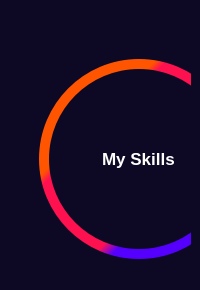
           <widget class="QFrame" name="spendingFrame">
            <property name="styleSheet">
             <string notr="true">QFrame {
	background-color: rgb(13, 9, 36);
	border: none;
	border-radius: 12px;
}
</string>
            </property>
            <property name="frameShape">
             <enum>QFrame::NoFrame</enum>
            </property>
            <property name="frameShadow">
             <enum>QFrame::Raised</enum>
            </property>
            <layout class="QVBoxLayout" name="verticalLayout_6">
             <property name="spacing">
              <number>0</number>
             </property>
             <property name="leftMargin">
              <number>0</number>
             </property>
             <property name="topMargin">
              <number>0</number>
             </property>
             <property name="rightMargin">
              <number>0</number>
             </property>
             <property name="bottomMargin">
              <number>0</number>
             </property>
             <item>
              <widget class="QFrame" name="monthly">
               <property name="minimumSize">
                <size>
                 <width>0</width>
                 <height>40</height>
                </size>
               </property>
               <property name="maximumSize">
                <size>
                 <width>16777215</width>
                 <height>30</height>
                </size>
               </property>
               <property name="styleSheet">
                <string notr="true">background-color: rgb(13, 9, 36);</string>
               </property>
               <property name="frameShape">
                <enum>QFrame::NoFrame</enum>
               </property>
               <property name="frameShadow">
                <enum>QFrame::Raised</enum>
               </property>
               <layout class="QHBoxLayout" name="horizontalLayout_9">
                <property name="spacing">
                 <number>0</number>
                </property>
                <property name="leftMargin">
                 <number>5</number>
                </property>
                <property name="topMargin">
                 <number>5</number>
                </property>
                <property name="rightMargin">
                 <number>5</number>
                </property>
                <property name="bottomMargin">
                 <number>3</number>
                </property>
               </layout>
              </widget>
             </item>
             <item>
              <widget class="QFrame" name="frame_10">
               <property name="minimumSize">
                <size>
                 <width>0</width>
                 <height>250</height>
                </size>
               </property>
               <property name="maximumSize">
                <size>
                 <width>16777215</width>
                 <height>250</height>
                </size>
               </property>
               <property name="styleSheet">
                <string notr="true">background-color: rgb(13, 9, 36);</string>
               </property>
               <property name="frameShape">
                <enum>QFrame::NoFrame</enum>
               </property>
               <property name="frameShadow">
                <enum>QFrame::Raised</enum>
               </property>
               <layout class="QHBoxLayout" name="horizontalLayout_5">
                <property name="spacing">
                 <number>0</number>
                </property>
                <property name="leftMargin">
                 <number>0</number>
                </property>
                <property name="topMargin">
                 <number>0</number>
                </property>
                <property name="rightMargin">
                 <number>0</number>
                </property>
                <property name="bottomMargin">
                 <number>0</number>
                </property>
                <item>
                 <widget class="QFrame" name="frame_11">
                  <property name="styleSheet">
                   <string notr="true"/>
                  </property>
                  <property name="frameShape">
                   <enum>QFrame::NoFrame</enum>
                  </property>
                  <property name="frameShadow">
                   <enum>QFrame::Raised</enum>
                  </property>
                  <layout class="QHBoxLayout" name="horizontalLayout_17">
                   <item>
                    <widget class="QFrame" name="frame_16">
                     <property name="styleSheet">
                      <string notr="true"/>
                     </property>
                     <property name="frameShape">
                      <enum>QFrame::NoFrame</enum>
                     </property>
                     <property name="frameShadow">
                      <enum>QFrame::Raised</enum>
                     </property>
                     <widget class="QFrame" name="frame_33">
                      <property name="geometry">
                       <rect>
                        <x>30</x>
                        <y>10</y>
                        <width>200</width>
                        <height>200</height>
                       </rect>
                      </property>
                      <property name="minimumSize">
                       <size>
                        <width>200</width>
                        <height>200</height>
                       </size>
                      </property>
                      <property name="maximumSize">
                       <size>
                        <width>200</width>
                        <height>200</height>
                       </size>
                      </property>
                      <property name="styleSheet">
                       <string notr="true">background-color: qlineargradient(spread:pad, x1:0, y1:0, x2:1, y2:1, stop:0 rgba(85, 0, 255, 255), stop:0.0340909 rgba(255, 85, 0, 255), stop:0.295455 rgba(255, 85, 0, 255), stop:0.323864 rgba(255, 17, 80, 255), stop:0.625 rgba(255, 17, 80, 255), stop:0.670455 rgba(85, 0, 255, 255));
border: none;
border-radius: 100px;</string>
                      </property>
                      <property name="frameShape">
                       <enum>QFrame::StyledPanel</enum>
                      </property>
                      <property name="frameShadow">
                       <enum>QFrame::Raised</enum>
                      </property>
                      <layout class="QHBoxLayout" name="horizontalLayout_20">
                       <item>
                        <widget class="QFrame" name="frame_34">
                         <property name="minimumSize">
                          <size>
                           <width>180</width>
                           <height>180</height>
                          </size>
                         </property>
                         <property name="maximumSize">
                          <size>
                           <width>180</width>
                           <height>180</height>
                          </size>
                         </property>
                         <property name="styleSheet">
                          <string notr="true">background-color: rgb(13, 9, 36);
border-radius: 90px;</string>
                         </property>
                         <property name="frameShape">
                          <enum>QFrame::NoFrame</enum>
                         </property>
                         <property name="frameShadow">
                          <enum>QFrame::Raised</enum>
                         </property>
                         <layout class="QHBoxLayout" name="horizontalLayout_21">
                          <item>
                           <widget class="QFrame" name="frame_32">
                            <property name="minimumSize">
                             <size>
                              <width>0</width>
                              <height>80</height>
                             </size>
                            </property>
                            <property name="maximumSize">
                             <size>
                              <width>16777215</width>
                              <height>80</height>
                             </size>
                            </property>
                            <property name="styleSheet">
                             <string notr="true">border: none;
background:none;</string>
                            </property>
                            <property name="frameShape">
                             <enum>QFrame::NoFrame</enum>
                            </property>
                            <property name="frameShadow">
                             <enum>QFrame::Raised</enum>
                            </property>
                            <layout class="QVBoxLayout" name="verticalLayout_15">
                             <property name="spacing">
                              <number>0</number>
                             </property>
                             <property name="leftMargin">
                              <number>0</number>
                             </property>
                             <property name="topMargin">
                              <number>0</number>
                             </property>
                             <property name="rightMargin">
                              <number>0</number>
                             </property>
                             <property name="bottomMargin">
                              <number>0</number>
                             </property>
                             <item alignment="Qt::AlignHCenter|Qt::AlignVCenter">
                              <widget class="QLabel" name="label_19">
                               <property name="font">
                                <font>
                                 <pointsize>13</pointsize>
                                 <weight>75</weight>
                                 <bold>true</bold>
                                </font>
                               </property>
                               <property name="styleSheet">
                                <string notr="true">color: white;</string>
                               </property>
                               <property name="text">
                                <string>My Skills</string>
                               </property>
                              </widget>
                             </item>
                            </layout>
                           </widget>
                          </item>
                         </layout>
                        </widget>
                       </item>
                      </layout>
                     </widget>
                     <widget class="QFrame" name="frame_13">
                      <property name="geometry">
                       <rect>
                        <x>350</x>
                        <y>-20</y>
                        <width>150</width>
                        <height>250</height>
                       </rect>
                      </property>
                      <property name="minimumSize">
                       <size>
                        <width>0</width>
                        <height>0</height>
                       </size>
                      </property>
                      <property name="maximumSize">
                       <size>
                        <width>150</width>
                        <height>16777215</height>
                       </size>
                      </property>
                      <property name="styleSheet">
                       <string notr="true">background-color: rgb(13, 9, 36);</string>
                      </property>
                      <property name="frameShape">
                       <enum>QFrame::NoFrame</enum>
                      </property>
                      <property name="frameShadow">
                       <enum>QFrame::Raised</enum>
                      </property>
                      <layout class="QVBoxLayout" name="verticalLayout_9">
                       <property name="spacing">
                        <number>20</number>
                       </property>
                       <property name="leftMargin">
                        <number>0</number>
                       </property>
                       <property name="topMargin">
                        <number>0</number>
                       </property>
                       <property name="rightMargin">
                        <number>0</number>
                       </property>
                       <property name="bottomMargin">
                        <number>0</number>
                       </property>
                       <item>
                        <widget class="QFrame" name="frame_4">
                         <property name="styleSheet">
                          <string notr="true">background-color: rgb(13, 9, 36);</string>
                         </property>
                         <property name="frameShape">
                          <enum>QFrame::NoFrame</enum>
                         </property>
                         <property name="frameShadow">
                          <enum>QFrame::Raised</enum>
                         </property>
                         <layout class="QHBoxLayout" name="horizontalLayout_10">
                          <property name="spacing">
                           <number>0</number>
                          </property>
                          <property name="leftMargin">
                           <number>0</number>
                          </property>
                          <property name="topMargin">
                           <number>0</number>
                          </property>
                          <property name="rightMargin">
                           <number>0</number>
                          </property>
                          <property name="bottomMargin">
                           <number>0</number>
                          </property>
                          <item>
                           <widget class="QFrame" name="frame_20">
                            <property name="minimumSize">
                             <size>
                              <width>20</width>
                              <height>20</height>
                             </size>
                            </property>
                            <property name="maximumSize">
                             <size>
                              <width>20</width>
                              <height>20</height>
                             </size>
                            </property>
                            <property name="styleSheet">
                             <string notr="true">QFrame {
	border: 4px solid  rgb(85, 0, 255);
	background-color: rgb(13, 9, 36);
	border-radius: 10;
}</string>
                            </property>
                            <property name="frameShape">
                             <enum>QFrame::NoFrame</enum>
                            </property>
                            <property name="frameShadow">
                             <enum>QFrame::Raised</enum>
                            </property>
                           </widget>
                          </item>
                          <item>
                           <widget class="QFrame" name="frame_21">
                            <property name="minimumSize">
                             <size>
                              <width>0</width>
                              <height>50</height>
                             </size>
                            </property>
                            <property name="maximumSize">
                             <size>
                              <width>16777215</width>
                              <height>50</height>
                             </size>
                            </property>
                            <property name="styleSheet">
                             <string notr="true"/>
                            </property>
                            <property name="frameShape">
                             <enum>QFrame::StyledPanel</enum>
                            </property>
                            <property name="frameShadow">
                             <enum>QFrame::Raised</enum>
                            </property>
                            <layout class="QVBoxLayout" name="verticalLayout_10">
                             <item alignment="Qt::AlignVCenter">
                              <widget class="QLabel" name="label_7">
                               <property name="font">
                                <font>
                                 <pointsize>10</pointsize>
                                 <weight>75</weight>
                                 <bold>true</bold>
                                </font>
                               </property>
                               <property name="styleSheet">
                                <string notr="true">color: white;</string>
                               </property>
                               <property name="text">
                                <string>HTML CSS</string>
                               </property>
                              </widget>
                             </item>
                             <item alignment="Qt::AlignVCenter">
                              <widget class="QLabel" name="label_8">
                               <property name="font">
                                <font>
                                 <pointsize>10</pointsize>
                                 <weight>75</weight>
                                 <bold>true</bold>
                                </font>
                               </property>
                               <property name="styleSheet">
                                <string notr="true">color: rgb(85, 0, 255);</string>
                               </property>
                               <property name="text">
                                <string>Front-end</string>
                               </property>
                              </widget>
                             </item>
                            </layout>
                           </widget>
                          </item>
                         </layout>
                        </widget>
                       </item>
                       <item>
                        <widget class="QFrame" name="frame_8">
                         <property name="styleSheet">
                          <string notr="true">background-color: rgb(13, 9, 36);</string>
                         </property>
                         <property name="frameShape">
                          <enum>QFrame::StyledPanel</enum>
                         </property>
                         <property name="frameShadow">
                          <enum>QFrame::Raised</enum>
                         </property>
                         <layout class="QHBoxLayout" name="horizontalLayout_11">
                          <property name="spacing">
                           <number>0</number>
                          </property>
                          <property name="leftMargin">
                           <number>0</number>
                          </property>
                          <property name="topMargin">
                           <number>0</number>
                          </property>
                          <property name="rightMargin">
                           <number>0</number>
                          </property>
                          <property name="bottomMargin">
                           <number>0</number>
                          </property>
                          <item>
                           <widget class="QFrame" name="frame_22">
                            <property name="minimumSize">
                             <size>
                              <width>20</width>
                              <height>20</height>
                             </size>
                            </property>
                            <property name="maximumSize">
                             <size>
                              <width>20</width>
                              <height>20</height>
                             </size>
                            </property>
                            <property name="styleSheet">
                             <string notr="true">QFrame {
	border: 4px solid rgb(255, 17, 80);
	background-color: rgb(13, 9, 36);
	border-radius: 10;
}</string>
                            </property>
                            <property name="frameShape">
                             <enum>QFrame::NoFrame</enum>
                            </property>
                            <property name="frameShadow">
                             <enum>QFrame::Raised</enum>
                            </property>
                           </widget>
                          </item>
                          <item>
                           <widget class="QFrame" name="frame_23">
                            <property name="minimumSize">
                             <size>
                              <width>0</width>
                              <height>50</height>
                             </size>
                            </property>
                            <property name="maximumSize">
                             <size>
                              <width>16777215</width>
                              <height>50</height>
                             </size>
                            </property>
                            <property name="styleSheet">
                             <string notr="true"/>
                            </property>
                            <property name="frameShape">
                             <enum>QFrame::StyledPanel</enum>
                            </property>
                            <property name="frameShadow">
                             <enum>QFrame::Raised</enum>
                            </property>
                            <layout class="QVBoxLayout" name="verticalLayout_11">
                             <item alignment="Qt::AlignVCenter">
                              <widget class="QLabel" name="label_9">
                               <property name="font">
                                <font>
                                 <pointsize>10</pointsize>
                                 <weight>75</weight>
                                 <bold>true</bold>
                                </font>
                               </property>
                               <property name="styleSheet">
                                <string notr="true">color: white;</string>
                               </property>
                               <property name="text">
                                <string>Python</string>
                               </property>
                              </widget>
                             </item>
                             <item alignment="Qt::AlignVCenter">
                              <widget class="QLabel" name="label_10">
                               <property name="font">
                                <font>
                                 <pointsize>10</pointsize>
                                 <weight>75</weight>
                                 <bold>true</bold>
                                </font>
                               </property>
                               <property name="styleSheet">
                                <string notr="true">color: rgb(85, 0, 255);</string>
                               </property>
                               <property name="text">
                                <string>Back-end</string>
                               </property>
                              </widget>
                             </item>
                            </layout>
                           </widget>
                          </item>
                         </layout>
                        </widget>
                       </item>
                       <item>
                        <widget class="QFrame" name="frame_12">
                         <property name="styleSheet">
                          <string notr="true">background-color: rgb(13, 9, 36);</string>
                         </property>
                         <property name="frameShape">
                          <enum>QFrame::StyledPanel</enum>
                         </property>
                         <property name="frameShadow">
                          <enum>QFrame::Raised</enum>
                         </property>
                         <layout class="QHBoxLayout" name="horizontalLayout_12">
                          <property name="spacing">
                           <number>0</number>
                          </property>
                          <property name="leftMargin">
                           <number>0</number>
                          </property>
                          <property name="topMargin">
                           <number>0</number>
                          </property>
                          <property name="rightMargin">
                           <number>0</number>
                          </property>
                          <property name="bottomMargin">
                           <number>0</number>
                          </property>
                          <item>
                           <widget class="QFrame" name="frame_24">
                            <property name="minimumSize">
                             <size>
                              <width>20</width>
                              <height>20</height>
                             </size>
                            </property>
                            <property name="maximumSize">
                             <size>
                              <width>20</width>
                              <height>20</height>
                             </size>
                            </property>
                            <property name="styleSheet">
                             <string notr="true">QFrame {
	border: 4px solid rgb(255, 136, 0);
	background-color: rgb(13, 9, 36);
	border-radius: 10;
}</string>
                            </property>
                            <property name="frameShape">
                             <enum>QFrame::NoFrame</enum>
                            </property>
                            <property name="frameShadow">
                             <enum>QFrame::Raised</enum>
                            </property>
                           </widget>
                          </item>
                          <item>
                           <widget class="QFrame" name="frame_25">
                            <property name="minimumSize">
                             <size>
                              <width>0</width>
                              <height>50</height>
                             </size>
                            </property>
                            <property name="maximumSize">
                             <size>
                              <width>16777215</width>
                              <height>50</height>
                             </size>
                            </property>
                            <property name="styleSheet">
                             <string notr="true"/>
                            </property>
                            <property name="frameShape">
                             <enum>QFrame::StyledPanel</enum>
                            </property>
                            <property name="frameShadow">
                             <enum>QFrame::Raised</enum>
                            </property>
                            <layout class="QVBoxLayout" name="verticalLayout_12">
                             <item alignment="Qt::AlignVCenter">
                              <widget class="QLabel" name="label_11">
                               <property name="font">
                                <font>
                                 <pointsize>10</pointsize>
                                 <weight>75</weight>
                                 <bold>true</bold>
                                </font>
                               </property>
                               <property name="styleSheet">
                                <string notr="true">color:white;</string>
                               </property>
                               <property name="text">
                                <string>Aiogram 3.1</string>
                               </property>
                              </widget>
                             </item>
                             <item alignment="Qt::AlignVCenter">
                              <widget class="QLabel" name="label_12">
                               <property name="font">
                                <font>
                                 <pointsize>10</pointsize>
                                 <weight>75</weight>
                                 <bold>true</bold>
                                </font>
                               </property>
                               <property name="styleSheet">
                                <string notr="true">color: rgb(85, 0, 255);</string>
                               </property>
                               <property name="text">
                                <string>Telegram Bot</string>
                               </property>
                              </widget>
                             </item>
                            </layout>
                           </widget>
                          </item>
                         </layout>
                        </widget>
                       </item>
                      </layout>
                     </widget>
                    </widget>
                   </item>
                  </layout>
                 </widget>
                </item>
               </layout>
              </widget>
             </item>
            </layout>
           </widget>
